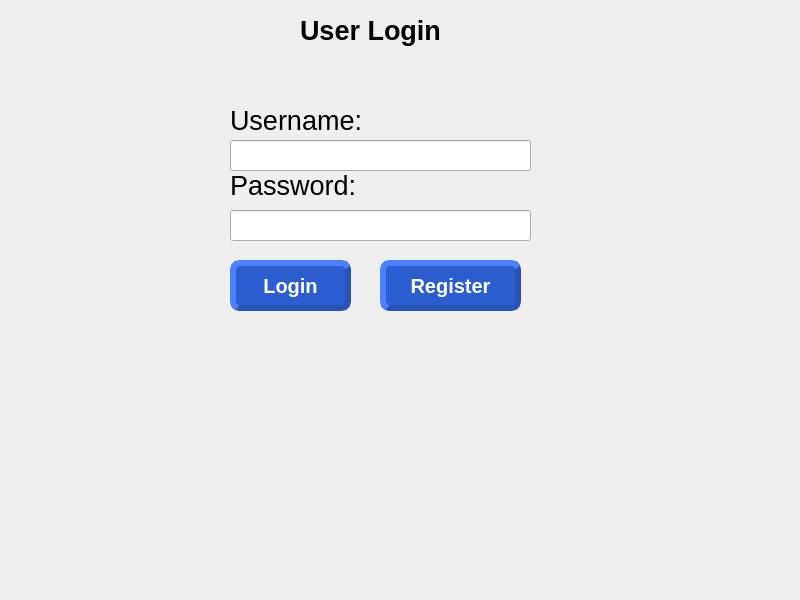
<?xml version="1.0" encoding="UTF-8"?>
<ui version="4.0">
 <class>LoginWindow</class>
 <widget class="QMainWindow" name="LoginWindow">
  <property name="geometry">
   <rect>
    <x>0</x>
    <y>0</y>
    <width>800</width>
    <height>600</height>
   </rect>
  </property>
  <property name="windowTitle">
   <string>Authentication</string>
  </property>
  <widget class="QWidget" name="centralwidget">
   <widget class="QLabel" name="passwordLabel">
    <property name="geometry">
     <rect>
      <x>300</x>
      <y>10</y>
      <width>171</width>
      <height>41</height>
     </rect>
    </property>
    <property name="font">
     <font>
      <pointsize>20</pointsize>
      <bold>true</bold>
     </font>
    </property>
    <property name="text">
     <string>User Login</string>
    </property>
   </widget>
   <widget class="QLabel" name="usernameLabel">
    <property name="geometry">
     <rect>
      <x>230</x>
      <y>100</y>
      <width>141</width>
      <height>41</height>
     </rect>
    </property>
    <property name="font">
     <font>
      <pointsize>20</pointsize>
     </font>
    </property>
    <property name="text">
     <string>Username:</string>
    </property>
   </widget>
   <widget class="QLabel" name="label_3">
    <property name="geometry">
     <rect>
      <x>230</x>
      <y>160</y>
      <width>131</width>
      <height>51</height>
     </rect>
    </property>
    <property name="font">
     <font>
      <pointsize>20</pointsize>
     </font>
    </property>
    <property name="text">
     <string>Password:</string>
    </property>
   </widget>
   <widget class="QLineEdit" name="loginEntry">
    <property name="geometry">
     <rect>
      <x>230</x>
      <y>140</y>
      <width>301</width>
      <height>31</height>
     </rect>
    </property>
   </widget>
   <widget class="QLineEdit" name="passwordEntry">
    <property name="geometry">
     <rect>
      <x>230</x>
      <y>210</y>
      <width>301</width>
      <height>31</height>
     </rect>
    </property>
    <property name="styleSheet">
     <string notr="true"/>
    </property>
    <property name="echoMode">
     <enum>QLineEdit::Password</enum>
    </property>
   </widget>
   <widget class="QPushButton" name="loginButton">
    <property name="geometry">
     <rect>
      <x>230</x>
      <y>260</y>
      <width>121</width>
      <height>51</height>
     </rect>
    </property>
    <property name="styleSheet">
     <string notr="true">QPushButton {
    background-color: #2B5DD1;
    color: #FFFFFF;
    border-style: outset;
    padding: 2px;
    font: bold 20px;
    border-width: 6px;
    border-radius: 10px;
    border-color: #2752B8;
}
QPushButton:hover {
    background-color: lightgreen;
}</string>
    </property>
    <property name="text">
     <string>Login</string>
    </property>
   </widget>
   <widget class="QPushButton" name="registerButton">
    <property name="geometry">
     <rect>
      <x>380</x>
      <y>260</y>
      <width>141</width>
      <height>51</height>
     </rect>
    </property>
    <property name="styleSheet">
     <string notr="true">QPushButton {
    background-color: #2B5DD1;
    color: #FFFFFF;
    border-style: outset;
    padding: 2px;
    font: bold 20px;
    border-width: 6px;
    border-radius: 10px;
    border-color: #2752B8;
}
QPushButton:hover {
    background-color: lightgreen;
}</string>
    </property>
    <property name="text">
     <string>Register</string>
    </property>
   </widget>
   <widget class="QLabel" name="alertLabel">
    <property name="geometry">
     <rect>
      <x>230</x>
      <y>320</y>
      <width>291</width>
      <height>41</height>
     </rect>
    </property>
    <property name="font">
     <font>
      <pointsize>20</pointsize>
     </font>
    </property>
    <property name="styleSheet">
     <string notr="true">color: green;</string>
    </property>
    <property name="text">
     <string/>
    </property>
   </widget>
  </widget>
 </widget>
 <resources/>
 <connections/>
</ui>
